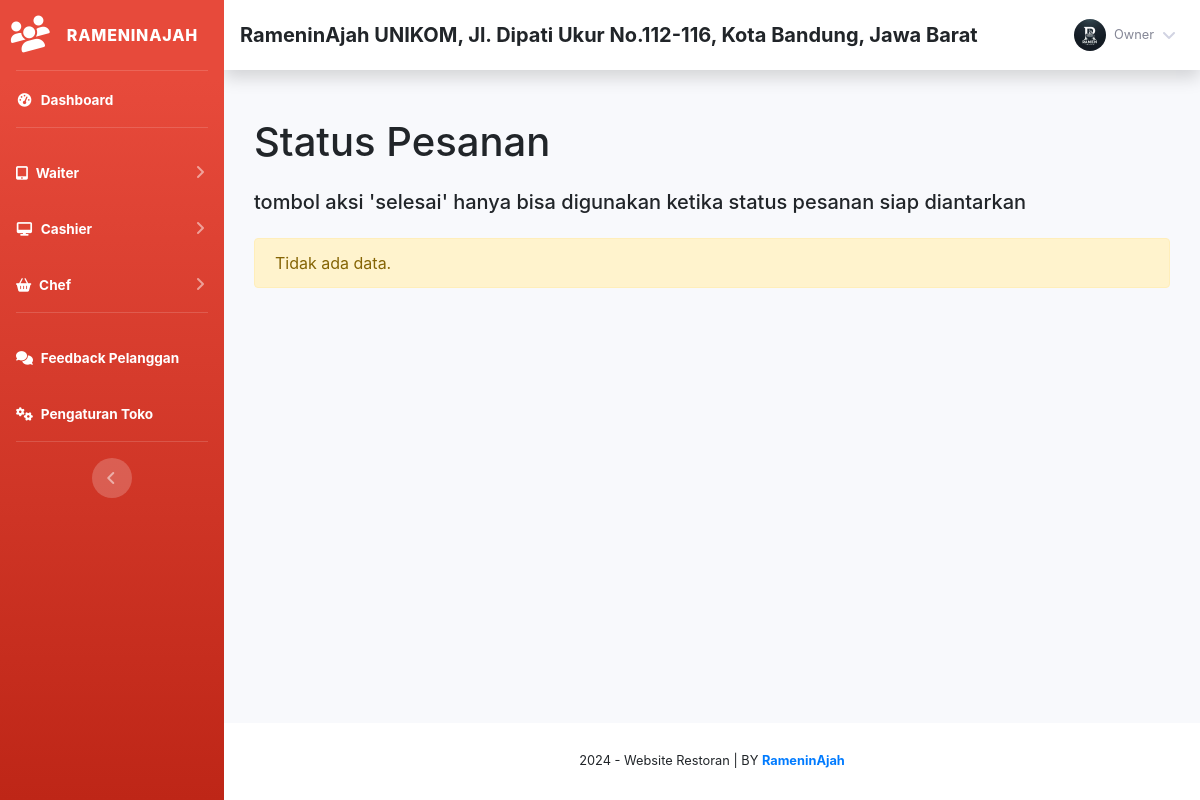
The app's page /Assets/php/index.php?page=pesanan2 (signed in), older data.
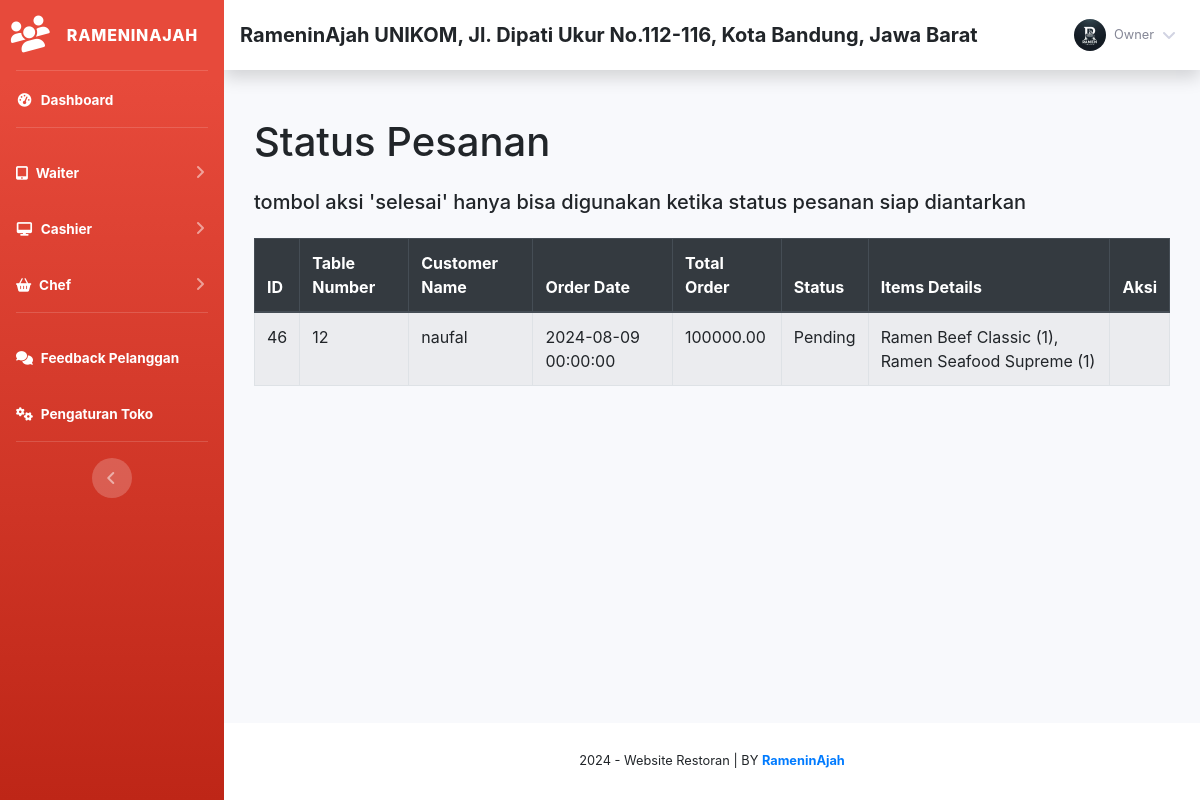
The same page, newer data.
### tables this page shows
CREATE TABLE `orders` (
  `id` int(11) NOT NULL AUTO_INCREMENT,
  `table_number` varchar(10) DEFAULT NULL,
  `customer_name` varchar(255) DEFAULT NULL,
  `order_date` datetime DEFAULT NULL,
  `total_order` decimal(10,2) DEFAULT NULL,
  `status` varchar(50) DEFAULT NULL,
  `items_details` text DEFAULT NULL,
  PRIMARY KEY (`id`)
);

### Assets/php/admin/module/pesanan2/index.php (the view, shortened to what this page needs)
<?php
$servername = "localhost";
$username = "root";
$password = "";
$dbname = "db_toko";
$conn = new mysqli($servername, $username, $password, $dbname);
$sql = "SELECT * FROM orders";
$result = $conn->query($sql);
?>
<!DOCTYPE html>
<html>
<head>
    <link rel="stylesheet" href="https://maxcdn.bootstrapcdn.com/bootstrap/4.5.2/css/bootstrap.min.css">
</head>
<body>
    <div class="container mt-5">
        <h1 class="mb-4">Status Pesanan</h1>
        <h5 class="mb-4">tombol aksi 'selesai' hanya bisa digunakan ketika status pesanan siap diantarkan</h5>
        <?php
        if ($result->num_rows > 0) {
            $result->data_seek(0);
        ?>
        <table class="table table-striped table-bordered">
            <thead class="thead-dark">
                <tr>
                    <th>ID</th>
                    <th>Table Number</th>
                    <th>Customer Name</th>
                    <th>Order Date</th>
                    <th>Total Order</th>
                    <th>Status</th>
                    <th>Items Details</th>
                    <th>Aksi</th>
                </tr>
            </thead>
            <tbody>
            <?php
                while($row = $result->fetch_assoc()) {
                    $highlight_class = ($row["status"] == "siap diantarkan") ? "highlight" : "";
                    echo "<tr class='$highlight_class'>";
                    echo "<td>" . $row["id"] . "</td>";
                    echo "<td>" . $row["table_number"] . "</td>";
                    echo "<td>" . $row["customer_name"] . "</td>";
                    echo "<td>" . $row["order_date"] . "</td>";
                    echo "<td>" . $row["total_order"] . "</td>";
                    echo "<td>" . $row["status"] . "</td>";
                    echo "<td>" . $row["items_details"] . "</td>";
                    echo "<td>";
                    echo "</td>";
                    echo "</tr>";
                }
            ?>
            </tbody>
        </table>
        <?php
        } else {
            echo '<div class="alert alert-warning" role="alert">
                    Tidak ada data.
                  </div>';
        }
        ?>
    </div>
</body>
</html>

Row changes from the older to the newer data that the page shows:
added orders: id "46", table_number "12", customer_name "naufal", order_date "2024-08-09 00:00:00", total_order "100000.00", status "Pending", items_details "Ramen Beef Classic (1), Ramen Seafood Supreme (1)"
Text that changed along with them:
text no longer shown: "Tidak ada data."
text now shown: "ID Table Number Customer Name Order Date Total Order Status Items Details Aksi"
